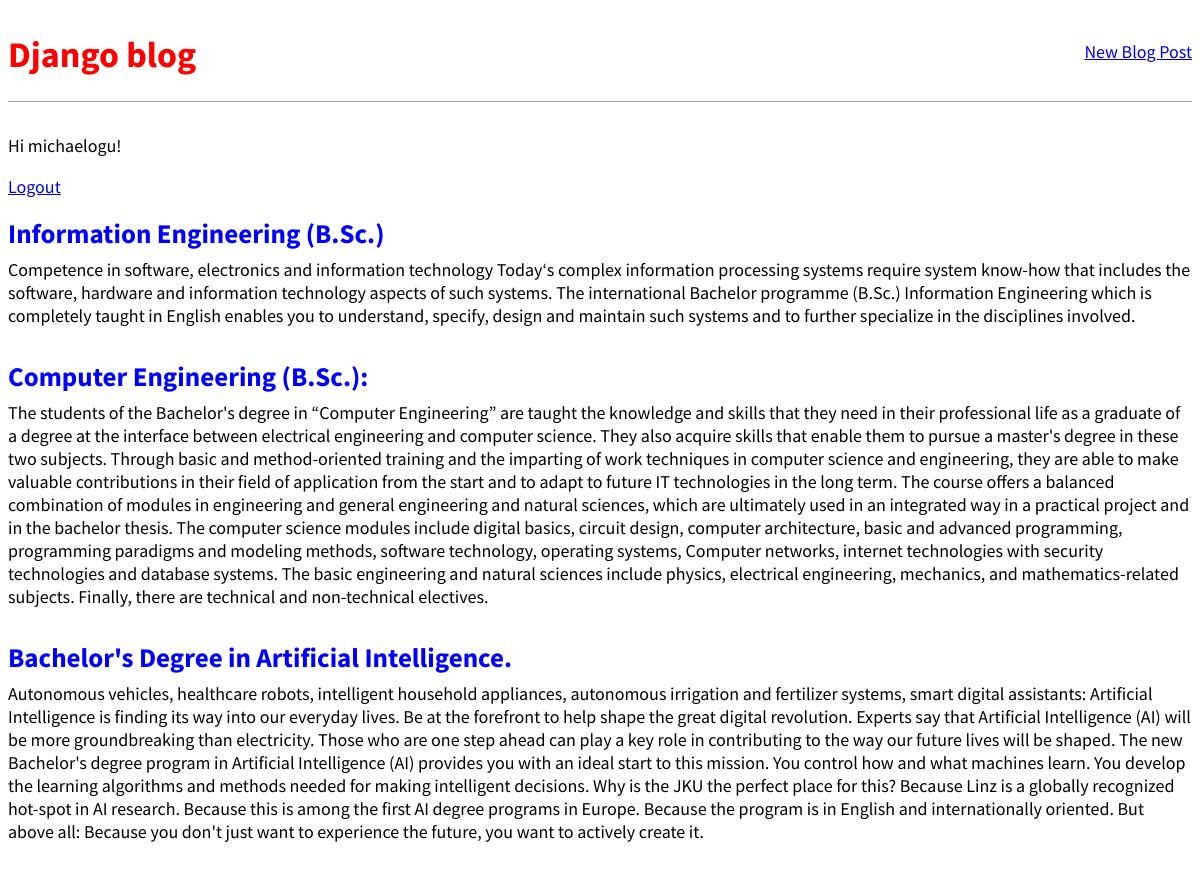
The app's page / (signed in) with its own data.
### blog/models.py (models this page shows, shortened)
class Post(models.Model):
    title = models.CharField(max_length=200)
    author = models.ForeignKey('auth.User', on_delete=models.CASCADE, )
    body = models.TextField()

### blog/views.py (the view)
# urls.py: path('', BlogListView.as_view(), name='home'),
class BlogListView(ListView):
    model = Post
    template_name = 'home.html'

### templates/home.html
{% extends "base.html" %}
{% block content %}
  {% for post in object_list %}
    <div class="post-entry">
      <h2><a href="{% url 'post_detail' post.id %}">{{ post.title }}</a></h2>
      <p>{{ post.body }}</p>
    </div>
  {% endfor %}
{% endblock %}

### templates/base.html (shortened to what this page needs)
{% load static %}
<html>
  <head>
    <link href="{% static 'css/base.css' %}" rel="stylesheet" >
  </head>
  <body>
    <header>
      <div class="nav-left">
        <h1><a href="{% url 'home' %}">Django blog</a></h1>
      </div>
      <div class="nav-right">
        <a href="{% url 'post_new' %}">New Blog Post</a>
      </div>
    </header>
    {% if user.is_authenticated %}
      <p>Hi {{ user.username }}! </p>
      <p><a href="{% url 'logout' %}">Logout</a></p>
    {% else %}
      <p>You are not logged in.</p>
      <a href="{% url 'login' %}">Log In</a>
    {% endif %}
      {% block content %}
      {% endblock %}
  </body>
</html>

### static/css/base.css (style rules this page uses)
body { font-family: 'Source Sans Pro', sans-serif; font-size: 18px; }
header { border-bottom: 1px solid #999; margin-bottom: 2rem; display: flex; }
header h1 a { color: red; text-decoration: none; }
.nav-left { margin-right: auto; }
.nav-right { display: flex; padding-top: 2rem; }
.post-entry { margin-bottom: 2rem; }
.post-entry h2 { margin: 0.5rem 0; }
.post-entry h2 a, .post-entry h2 a:visited { color: blue; text-decoration: none; }
.post-entry p { margin: 0; font-weight: 400; }

### records on screen
Post: title "Information Engineering (B.Sc.)", body "Competence in software, electronics and information technology Today‘s complex information processing systems require system know-how that includes the software, hardware and information technology aspects of such systems. The international Bachelor programme (B.Sc.) Information Engineering which is completely taught in English enables you to understand, specify, design and maintain such systems and to further specialize in the disciplines involved."
Post: title "Computer Engineering (B.Sc.):", body "The students of the Bachelor's degree in “Computer Engineering” are taught the knowledge and skills that they need in their professional life as a graduate of a degree at the interface between electrical engineering and computer science. They also acquire skills that enable them to pursue a master's degree in these two subjects. Through basic and method-oriented training and the imparting of work techniques in computer science and engineering, they are able to make valuable contributions in their field of application from the start and to adapt to future IT technologies in the long term. The course offers a balanced combination of modules in engineering and general engineering and natural…"
Post: title "Bachelor's Degree in Artificial Intelligence.", body "Autonomous vehicles, healthcare robots, intelligent household appliances, autonomous irrigation and fertilizer systems, smart digital assistants: Artificial Intelligence is finding its way into our everyday lives. Be at the forefront to help shape the great digital revolution. Experts say that Artificial Intelligence (AI) will be more groundbreaking than electricity. Those who are one step ahead can play a key role in contributing to the way our future lives will be shaped. The new Bachelor's degree program in Artificial Intelligence (AI) provides you with an ideal start to this mission. You control how and what machines learn. You develop the learning algorithms and methods needed for…"

### other values on screen
{{ user.username }} "michaelogu"
